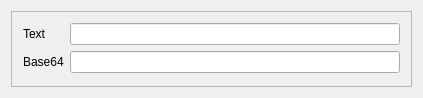
<?xml version="1.0" encoding="UTF-8"?>
<ui version="4.0">
 <class>BaseDialog</class>
 <widget class="QDialog" name="BaseDialog">
  <property name="geometry">
   <rect>
    <x>0</x>
    <y>0</y>
    <width>423</width>
    <height>98</height>
   </rect>
  </property>
  <property name="windowTitle">
   <string>Base64</string>
  </property>
  <layout class="QVBoxLayout" name="verticalLayout">
   <item>
    <widget class="QFrame" name="frameBase">
     <property name="frameShape">
      <enum>QFrame::StyledPanel</enum>
     </property>
     <property name="frameShadow">
      <enum>QFrame::Raised</enum>
     </property>
     <layout class="QGridLayout" name="gridLayout">
      <item row="0" column="0">
       <widget class="QLabel" name="labelText">
        <property name="text">
         <string>Text</string>
        </property>
       </widget>
      </item>
      <item row="0" column="1">
       <widget class="QLineEdit" name="lineEditText"/>
      </item>
      <item row="1" column="0">
       <widget class="QLabel" name="labelBase64">
        <property name="text">
         <string>Base64</string>
        </property>
       </widget>
      </item>
      <item row="1" column="1">
       <widget class="QLineEdit" name="lineEditBase64"/>
      </item>
     </layout>
    </widget>
   </item>
  </layout>
 </widget>
 <layoutdefault spacing="6" margin="11"/>
 <resources/>
 <connections/>
</ui>
